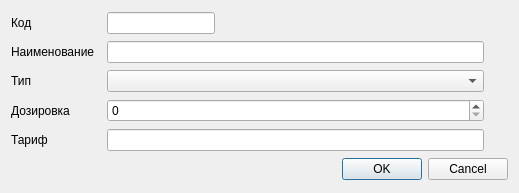
<?xml version="1.0" encoding="UTF-8"?>
<ui version="4.0">
 <class>Dialog</class>
 <widget class="QDialog" name="Dialog">
  <property name="geometry">
   <rect>
    <x>0</x>
    <y>0</y>
    <width>519</width>
    <height>193</height>
   </rect>
  </property>
  <property name="windowTitle">
   <string>Препараты крови</string>
  </property>
  <layout class="QGridLayout" name="gridLayout">
   <item row="1" column="0">
    <widget class="QLabel" name="label">
     <property name="text">
      <string>Код</string>
     </property>
    </widget>
   </item>
   <item row="6" column="0" colspan="7">
    <widget class="QDialogButtonBox" name="buttonBox">
     <property name="orientation">
      <enum>Qt::Horizontal</enum>
     </property>
     <property name="standardButtons">
      <set>QDialogButtonBox::Cancel|QDialogButtonBox::Ok</set>
     </property>
    </widget>
   </item>
   <item row="2" column="2">
    <widget class="QLineEdit" name="edtName"/>
   </item>
   <item row="2" column="0">
    <widget class="QLabel" name="label_2">
     <property name="text">
      <string>Наименование</string>
     </property>
    </widget>
   </item>
   <item row="1" column="2">
    <layout class="QHBoxLayout" name="horizontalLayout">
     <property name="rightMargin">
      <number>0</number>
     </property>
     <item>
      <widget class="QLineEdit" name="edtCode">
       <property name="sizePolicy">
        <sizepolicy hsizetype="Fixed" vsizetype="Fixed">
         <horstretch>0</horstretch>
         <verstretch>0</verstretch>
        </sizepolicy>
       </property>
       <property name="minimumSize">
        <size>
         <width>100</width>
         <height>0</height>
        </size>
       </property>
      </widget>
     </item>
     <item>
      <spacer name="horizontalSpacer">
       <property name="orientation">
        <enum>Qt::Horizontal</enum>
       </property>
       <property name="sizeHint" stdset="0">
        <size>
         <width>40</width>
         <height>20</height>
        </size>
       </property>
      </spacer>
     </item>
    </layout>
   </item>
   <item row="3" column="0">
    <widget class="QLabel" name="label_3">
     <property name="text">
      <string>Тип</string>
     </property>
    </widget>
   </item>
   <item row="4" column="0">
    <widget class="QLabel" name="label_4">
     <property name="text">
      <string>Дозировка</string>
     </property>
    </widget>
   </item>
   <item row="5" column="0">
    <widget class="QLabel" name="label_5">
     <property name="text">
      <string>Тариф</string>
     </property>
    </widget>
   </item>
   <item row="4" column="2">
    <widget class="QSpinBox" name="spinBox">
     <property name="maximum">
      <number>10000</number>
     </property>
    </widget>
   </item>
   <item row="3" column="2">
    <widget class="CRBComboBox" name="cmbType"/>
   </item>
   <item row="5" column="2">
    <widget class="QLineEdit" name="edtTariff"/>
   </item>
  </layout>
 </widget>
 <customwidgets>
  <customwidget>
   <class>CRBComboBox</class>
   <extends>QComboBox</extends>
   <header>library/crbcombobox.h</header>
  </customwidget>
 </customwidgets>
 <tabstops>
  <tabstop>edtCode</tabstop>
  <tabstop>edtName</tabstop>
  <tabstop>cmbType</tabstop>
  <tabstop>spinBox</tabstop>
  <tabstop>edtTariff</tabstop>
  <tabstop>buttonBox</tabstop>
 </tabstops>
 <resources/>
 <connections>
  <connection>
   <sender>buttonBox</sender>
   <signal>accepted()</signal>
   <receiver>Dialog</receiver>
   <slot>accept()</slot>
   <hints>
    <hint type="sourcelabel">
     <x>248</x>
     <y>254</y>
    </hint>
    <hint type="destinationlabel">
     <x>157</x>
     <y>274</y>
    </hint>
   </hints>
  </connection>
  <connection>
   <sender>buttonBox</sender>
   <signal>rejected()</signal>
   <receiver>Dialog</receiver>
   <slot>reject()</slot>
   <hints>
    <hint type="sourcelabel">
     <x>316</x>
     <y>260</y>
    </hint>
    <hint type="destinationlabel">
     <x>286</x>
     <y>274</y>
    </hint>
   </hints>
  </connection>
 </connections>
</ui>
